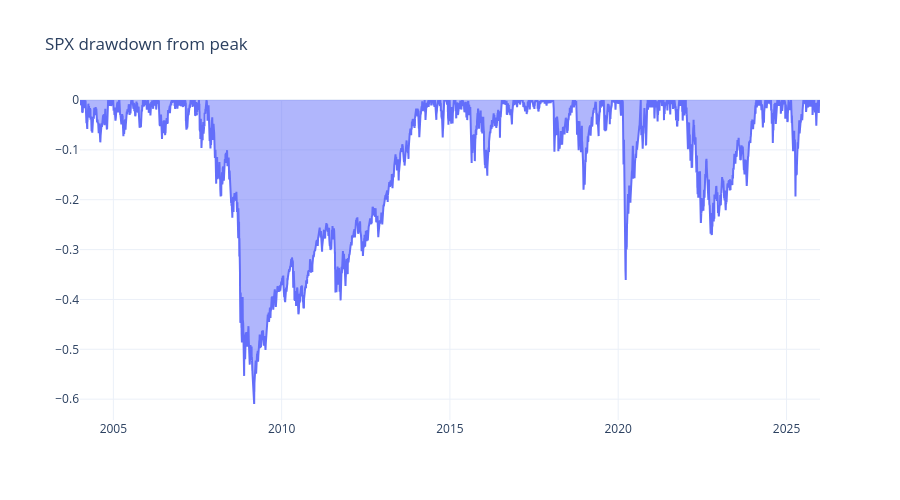

This figure's notebook cell:
### Markdown cell above
## 7. Drawdown

I compute the drawdown from peak for the S&P 500, i.e. the percentage decline from the
highest cumulative value reached so far. This highlights both the depth and duration of
major stress periods, complementing the volatility-based view above.

### Code cell
fig = go.Figure()
fig.add_trace(go.Scatter(x=df.index, y=df["^GSPC_drawdown"], fill="tozeroy", name="SPX drawdown"))
fig.update_layout(title="SPX drawdown from peak", template="plotly_white", height=500)
fig.show()

### Figure 1 — Plotly figure (JSON) as saved in the notebook; plotly's stock layout.template omitted (floating-point values rounded to 4 significant figures; data arrays with more than 128 entries replaced by an {"elided": "..."} marker saying what was removed)
{"data": [{"fill": "tozeroy", "name": "SPX drawdown", "type": "scatter", "x": {"elided": "5446 str values"}, "y": {"elided": "5446 float values"}}], "layout": {"height": 500, "title": {"text": "SPX drawdown from peak"}}}
